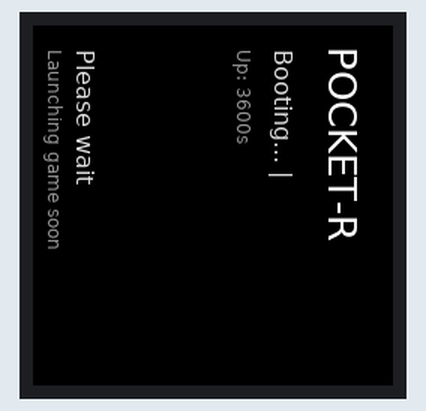
A program run on a simulated Raspberry Pi (BCM pin numbers). On the bench: 240×240 colour display. System figures (address, load, memory, disk, uptime) are fixed made-up values; library files of the repository ran but are not shown: ST7789.py.

Above: at 0.28 s.
At 2.86 s:
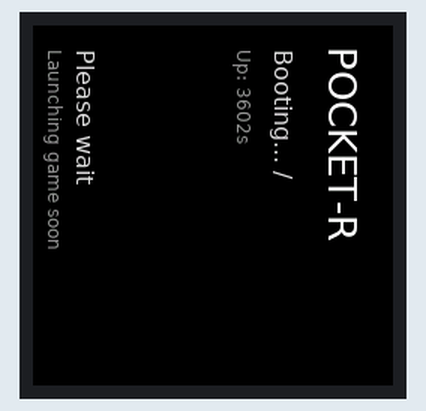
At 5.59 s:
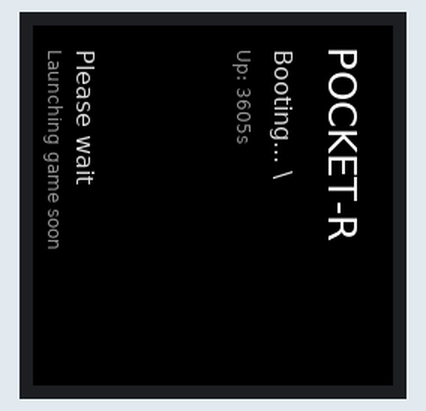
At 11.05 s:
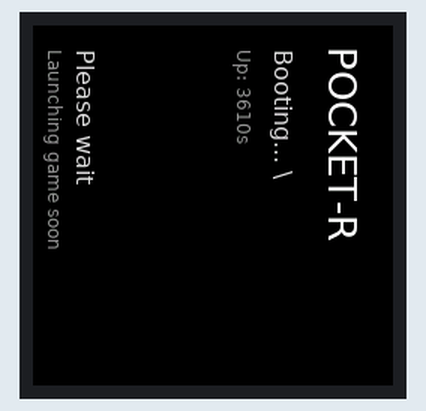
At 16.05 s:
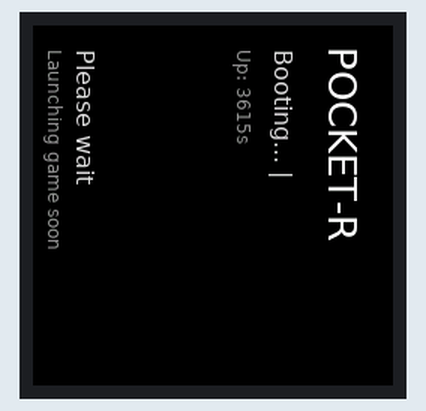
At 21.81 s:
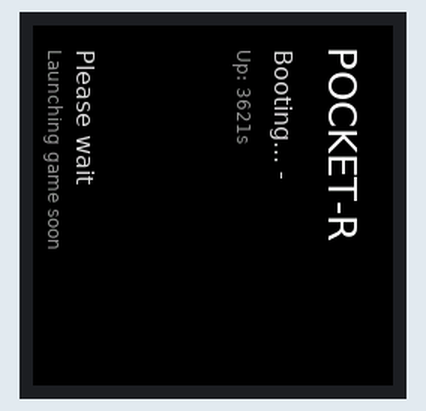

The program:

splash.py
```python
# -*- coding: utf-8 -*-
"""Pocket-R Boot Splash (v6)

- Shows a "Booting Pocket-R..." screen on the Waveshare ST7789 LCD while Linux finishes booting.
- This does NOT show the kernel console; it is a Python-rendered splash started by systemd.
- pocketr.service stops this splash right before launching app.py.
"""

import time
import signal

from PIL import Image, ImageDraw, ImageFont
import ST7789

ROTATE_DEG = 270
BACKLIGHT = 60
FPS = 8

_running = True


def _handle_sigterm(signum, frame):
    global _running
    _running = False


signal.signal(signal.SIGTERM, _handle_sigterm)
signal.signal(signal.SIGINT, _handle_sigterm)


def rotate_if_needed(img: Image.Image) -> Image.Image:
    if ROTATE_DEG in (90, 180, 270):
        return img.rotate(ROTATE_DEG, expand=False)
    return img


def load_font(size: int):
    for path in [
        "/usr/share/fonts/truetype/dejavu/DejaVuSans.ttf",
        "/usr/share/fonts/truetype/freefont/FreeSans.ttf",
    ]:
        try:
            return ImageFont.truetype(path, size)
        except Exception:
            pass
    return ImageFont.load_default()


def uptime_seconds() -> int:
    try:
        with open("/proc/uptime", "r", encoding="utf-8") as f:
            return int(float(f.read().split()[0]))
    except Exception:
        return 0


def main():
    disp = ST7789.ST7789()
    try:
        disp.Init()
        disp.clear()
        disp.bl_DutyCycle(BACKLIGHT)

        font_title = load_font(26)
        font_body = load_font(16)
        font_small = load_font(12)

        spinner = ["|", "/", "-", "\\"]

        i = 0
        while _running:
            img = Image.new("RGB", (disp.width, disp.height), (0, 0, 0))
            d = ImageDraw.Draw(img)

            d.text((14, 18), "POCKET-R", font=font_title, fill=(255, 255, 255))
            sp = spinner[i % len(spinner)]
            d.text((16, 64), f"Booting... {sp}", font=font_body, fill=(220, 220, 220))

            up = uptime_seconds()
            d.text((16, 92), f"Up: {up}s", font=font_small, fill=(150, 150, 150))

            d.text((16, disp.height - 44), "Please wait", font=font_body, fill=(220, 220, 220))
            d.text((16, disp.height - 22), "Launching game soon", font=font_small, fill=(150, 150, 150))

            disp.ShowImage(rotate_if_needed(img))
            i += 1
            time.sleep(1.0 / FPS)

    finally:
        try:
            disp.clear()
            disp.module_exit()
        except Exception:
            pass


if __name__ == "__main__":
    main()
```

config.py
```python
# -*- coding: utf-8 -*-
"""
Waveshare 1.3inch LCD HAT (ST7789, 240x240) - Raspberry Pi helper.

This is a small, self-contained version of the Waveshare demo "config.py".
It uses BCM pin numbering and hardware SPI (SPI0 CE0).

Pin map (BCM) from Waveshare product page / wiki:
- KEY1 21, KEY2 20, KEY3 16
- Joystick: UP 6, DOWN 19, LEFT 5, RIGHT 26, PRESS 13
- LCD: DC 25, RST 27, BL 24, SPI0 CE0/MOSI/SCLK (BCM 8/10/11)

If your demo already works, this file should work as-is.
If your buttons read inverted, change the PUD setting below or the "ACTIVE_HIGH"
toggle in app.py.
"""
import time

import spidev

try:
    import RPi.GPIO as GPIO
except Exception as e:
    # On some newer Raspberry Pi OS releases you may need a compatibility layer.
    # Try installing: sudo apt install python3-rpi.gpio  OR  python3-rpi-lgpio
    raise

import numpy as np


class RaspberryPi:
    # LCD pins
    GPIO_RST_PIN = 27
    GPIO_DC_PIN = 25
    GPIO_BL_PIN = 24

    # Buttons/joystick pins
    GPIO_KEY_UP_PIN = 6
    GPIO_KEY_DOWN_PIN = 19
    GPIO_KEY_LEFT_PIN = 5
    GPIO_KEY_RIGHT_PIN = 26
    GPIO_KEY_PRESS_PIN = 13

    GPIO_KEY1_PIN = 21
    GPIO_KEY2_PIN = 20
    GPIO_KEY3_PIN = 16

    def __init__(self):
        self.np = np
        self._spi = None
        self._pwm = None

    def digital_write(self, pin: int, value: bool):
        GPIO.output(pin, GPIO.HIGH if value else GPIO.LOW)

    def digital_read(self, pin: int) -> int:
        return GPIO.input(pin)

    def delay_ms(self, delaytime):
        time.sleep(delaytime / 1000.0)

    def spi_writebyte(self, data):
        # data: list[int]
        self._spi.writebytes(data)

    def bl_DutyCycle(self, duty: int):
        duty = max(0, min(100, int(duty)))
        if self._pwm is not None:
            self._pwm.ChangeDutyCycle(duty)

    def module_init(self, spi_speed_hz: int = 40_000_000):
        GPIO.setmode(GPIO.BCM)
        GPIO.setwarnings(False)

        # Outputs
        GPIO.setup(self.GPIO_RST_PIN, GPIO.OUT)
        GPIO.setup(self.GPIO_DC_PIN, GPIO.OUT)
        GPIO.setup(self.GPIO_BL_PIN, GPIO.OUT)

        # Inputs (pull-ups). If your keys are reversed, try GPIO.PUD_DOWN instead.
        for pin in [
            self.GPIO_KEY_UP_PIN, self.GPIO_KEY_DOWN_PIN, self.GPIO_KEY_LEFT_PIN,
            self.GPIO_KEY_RIGHT_PIN, self.GPIO_KEY_PRESS_PIN,
            self.GPIO_KEY1_PIN, self.GPIO_KEY2_PIN, self.GPIO_KEY3_PIN
        ]:
            GPIO.setup(pin, GPIO.IN, pull_up_down=GPIO.PUD_UP)

        # Backlight PWM
        self._pwm = GPIO.PWM(self.GPIO_BL_PIN, 1000)
        self._pwm.start(100)

        # SPI (SPI0 CE0)
        self._spi = spidev.SpiDev(0, 0)
        self._spi.max_speed_hz = int(spi_speed_hz)
        self._spi.mode = 0

        return 0

    def module_exit(self):
        try:
            if self._pwm is not None:
                self._pwm.stop()
        except Exception:
            pass
        try:
            if self._spi is not None:
                self._spi.close()
        except Exception:
            pass
        try:
            GPIO.cleanup()
        except Exception:
            pass
```
